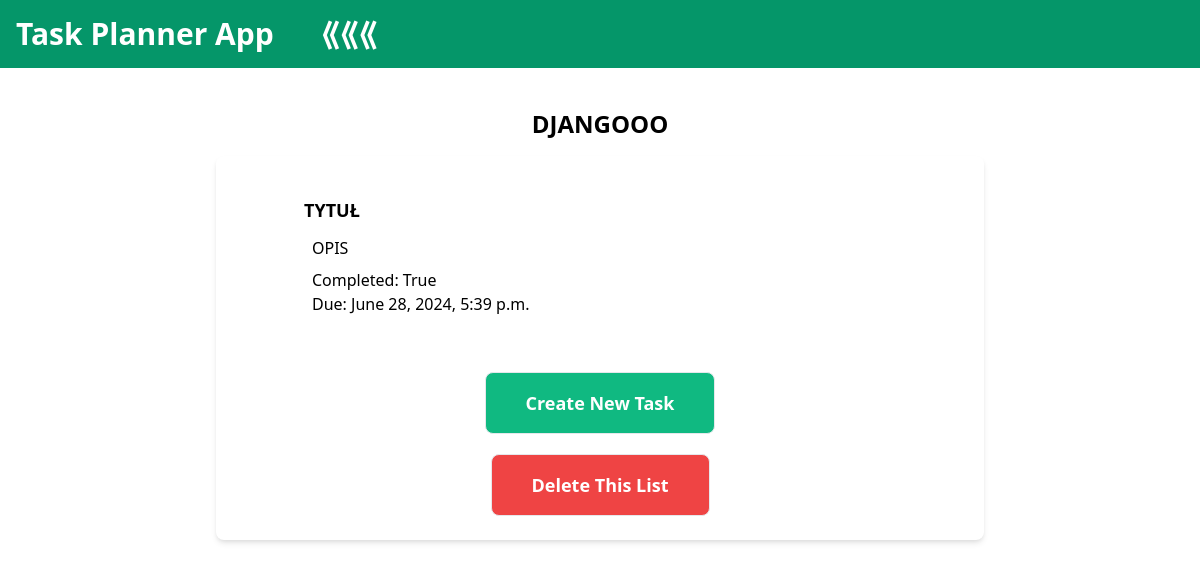
/7, run on the app's committed database.
### tasks_app/models.py (models this page shows)
class TaskList(models.Model):
    name = models.CharField(max_length=100)

class TaskItem(models.Model):
    task_list   = models.ForeignKey(TaskList, on_delete=models.CASCADE)
    name        = models.CharField(max_length=100, blank=False)
    description = models.CharField(max_length=100)
    complete    = models.BooleanField(default=False)
    due_date    = models.DateTimeField()

### tasks_app/views.py (the view)
# urls.py: path('<int:id>', views.getlist, name="get_list"),
def getlist(request,id):
    task_list = TaskList.objects.get(id=id)
    items = TaskItem.objects.filter(task_list__id=id)
    return render(request, 'list_details.html', {"list": task_list, "items":items})

### templates/list_details.html
{% extends "base.html" %}
{% block content %}
<p class="text-2xl font-semibold mb-4">{{ list.name }}</p>
<div class="max-w-3xl mx-auto bg-white p-6 rounded-lg shadow-md flex flex-col">
    <ul>
    {% for item in items %}
        <li class="m-4 transition-transform transform hover:scale-105 text-left px-10">
            <a href="./{{list.id}}/{{item.id}}">
                <div class="px-2 text-lg font-semibold mb-3">{{item.name}}</div>
                <div class="px-4 mb-2">{{ item.description }}</div>
                <div class="px-4">Completed: {{ item.complete }}</div>
                <div class="px-4">Due: {{item.due_date}}</div>
            </a>
        </li>
    {% endfor %}
    </ul>
    <button class="bg-green-500 mx-auto text-lg text-white font-semibold mt-10 p-4 px-10 border rounded-lg transition-transform transform hover:bg-green-700">
        <a href='{{list.id}}/create_task'>Create New Task</a>
    </button>
    <button class="bg-red-500 mx-auto text-lg text-white font-semibold mt-5 p-4 px-10 border rounded-lg transition-transform transform hover:bg-red-700">
        <a href='{{list.id}}/delete_list'>Delete This List</a>
    </button>
</div>
{% endblock %}

### data on the page
TaskList: name "DJANGOOO"
TaskItem: name "TYTUŁ", description "OPIS", complete "True", due_date "June 28, 2024, 5:39 p.m."
